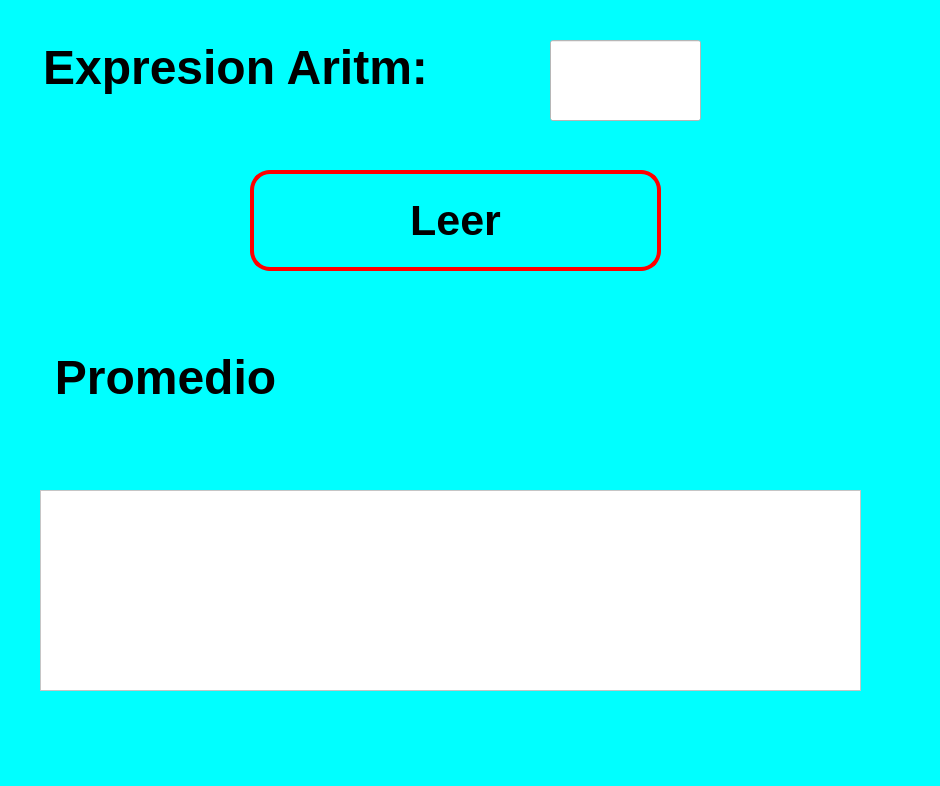
<?xml version="1.0" encoding="UTF-8"?>
<ui version="4.0">
 <class>MainWindow</class>
 <widget class="QMainWindow" name="MainWindow">
  <property name="geometry">
   <rect>
    <x>0</x>
    <y>0</y>
    <width>940</width>
    <height>786</height>
   </rect>
  </property>
  <property name="font">
   <font>
    <pointsize>32</pointsize>
    <weight>75</weight>
    <bold>true</bold>
   </font>
  </property>
  <property name="windowTitle">
   <string>MainWindow</string>
  </property>
  <property name="styleSheet">
   <string notr="true">background-color: rgb(0, 255, 0);
background-color: rgb(0, 255, 255);</string>
  </property>
  <widget class="QWidget" name="centralwidget">
   <widget class="QLabel" name="label">
    <property name="geometry">
     <rect>
      <x>30</x>
      <y>40</y>
      <width>411</width>
      <height>81</height>
     </rect>
    </property>
    <property name="styleSheet">
     <string notr="true">background-color: rgb(0, 255, 255);</string>
    </property>
    <property name="text">
     <string>&lt;html&gt;&lt;head/&gt;&lt;body&gt;&lt;p align=&quot;center&quot;&gt;&lt;span style=&quot; font-size:36pt; font-weight:600;&quot;&gt;Expresion Aritm:&lt;/span&gt;&lt;/p&gt;&lt;p align=&quot;center&quot;&gt;&lt;br/&gt;&lt;/p&gt;&lt;/body&gt;&lt;/html&gt;</string>
    </property>
   </widget>
   <widget class="QLabel" name="label_3">
    <property name="geometry">
     <rect>
      <x>30</x>
      <y>350</y>
      <width>271</width>
      <height>81</height>
     </rect>
    </property>
    <property name="styleSheet">
     <string notr="true">background-color: rgb(0, 255, 255);</string>
    </property>
    <property name="text">
     <string>&lt;html&gt;&lt;head/&gt;&lt;body&gt;&lt;p align=&quot;center&quot;&gt;&lt;span style=&quot; font-size:36pt; font-weight:600;&quot;&gt;Promedio&lt;/span&gt;&lt;/p&gt;&lt;p align=&quot;center&quot;&gt;&lt;br/&gt;&lt;/p&gt;&lt;/body&gt;&lt;/html&gt;</string>
    </property>
   </widget>
   <widget class="QLineEdit" name="txt_archivo">
    <property name="geometry">
     <rect>
      <x>550</x>
      <y>40</y>
      <width>151</width>
      <height>81</height>
     </rect>
    </property>
    <property name="font">
     <font>
      <pointsize>32</pointsize>
      <weight>75</weight>
      <bold>true</bold>
     </font>
    </property>
    <property name="styleSheet">
     <string notr="true">background-color: rgb(255, 255, 255);</string>
    </property>
    <property name="text">
     <string/>
    </property>
    <property name="alignment">
     <set>Qt::AlignCenter</set>
    </property>
   </widget>
   <widget class="QPushButton" name="btn_leer">
    <property name="geometry">
     <rect>
      <x>250</x>
      <y>170</y>
      <width>411</width>
      <height>101</height>
     </rect>
    </property>
    <property name="font">
     <font>
      <pointsize>32</pointsize>
      <weight>75</weight>
      <bold>true</bold>
      <stylestrategy>PreferDefault</stylestrategy>
      <kerning>false</kerning>
     </font>
    </property>
    <property name="styleSheet">
     <string notr="true">background-color: cyan;
border: 4px solid red;
border-radius:20px;
color: black;</string>
    </property>
    <property name="text">
     <string>Leer</string>
    </property>
   </widget>
   <widget class="QTextEdit" name="txt_contenido">
    <property name="geometry">
     <rect>
      <x>40</x>
      <y>490</y>
      <width>821</width>
      <height>201</height>
     </rect>
    </property>
    <property name="styleSheet">
     <string notr="true">background-color: rgb(255, 255, 255);</string>
    </property>
   </widget>
  </widget>
  <widget class="QMenuBar" name="menubar">
   <property name="geometry">
    <rect>
     <x>0</x>
     <y>0</y>
     <width>940</width>
     <height>21</height>
    </rect>
   </property>
  </widget>
  <widget class="QStatusBar" name="statusbar"/>
 </widget>
 <resources/>
 <connections/>
</ui>
